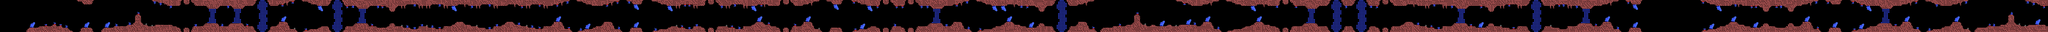

A 2D game scene composited from a Tiled map and its tileset images. What follows is a short description and the map's XML, with each tile layer's data collapsed to a summary:
An orthogonal 1394x22 tile map with 8x8 px tiles, 1 tile layer (Tile Layer 1).

<map version="1.0" orientation="orthogonal" renderorder="right-down" width="1394" height="22" tilewidth="8" tileheight="8" nextobjectid="1"><tileset firstgid="1" name="moai-tiles" tilewidth="8" tileheight="8" tilecount="256" columns="16"><image source="moai-tiles.png" width="128" height="128" /></tileset><layer name="Tile Layer 1" width="1394" height="22"><data>[30668 cells, 30668 non-empty, 57 distinct tile ids]</data></layer></map>
